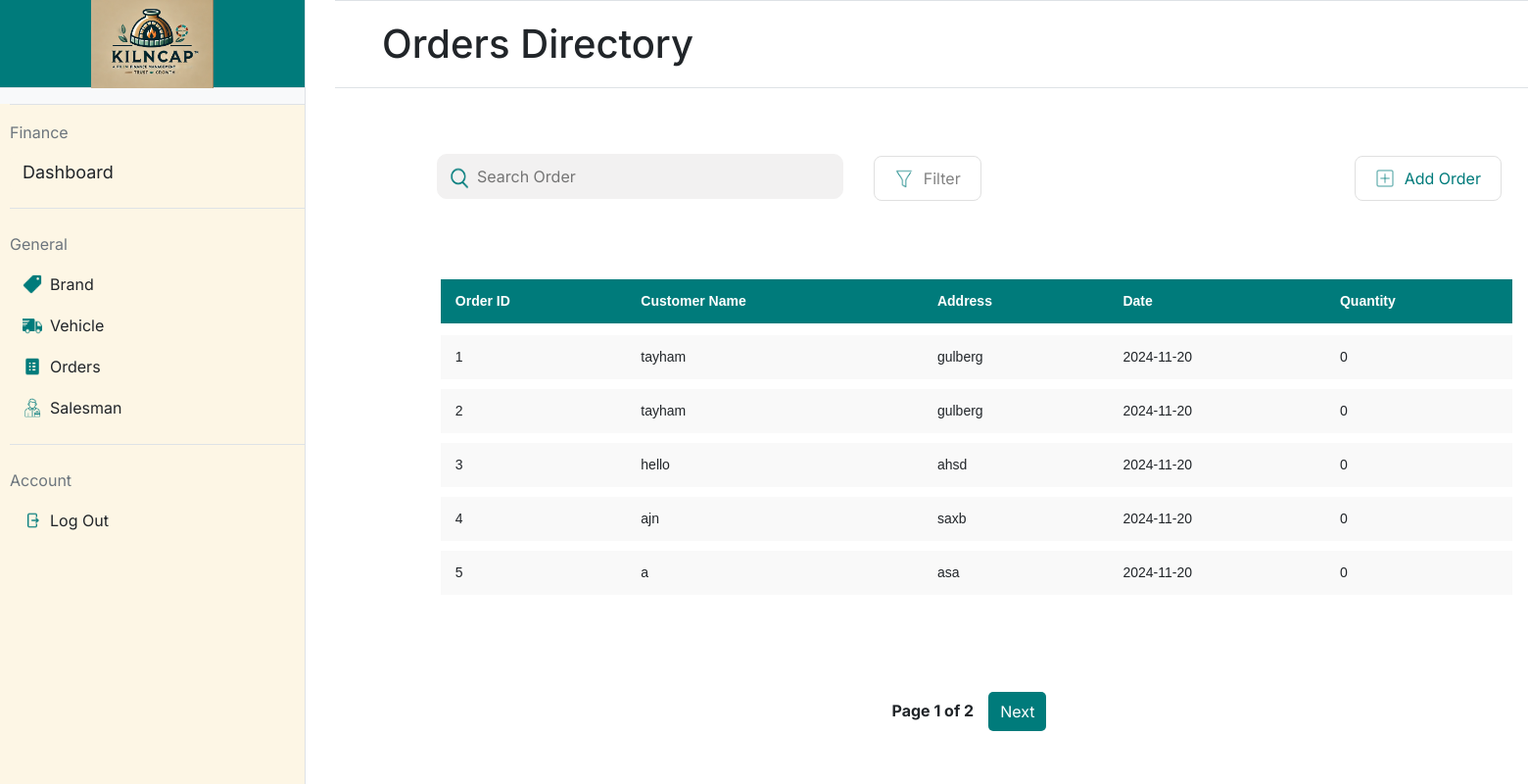
Page /orders on the earlier database version.
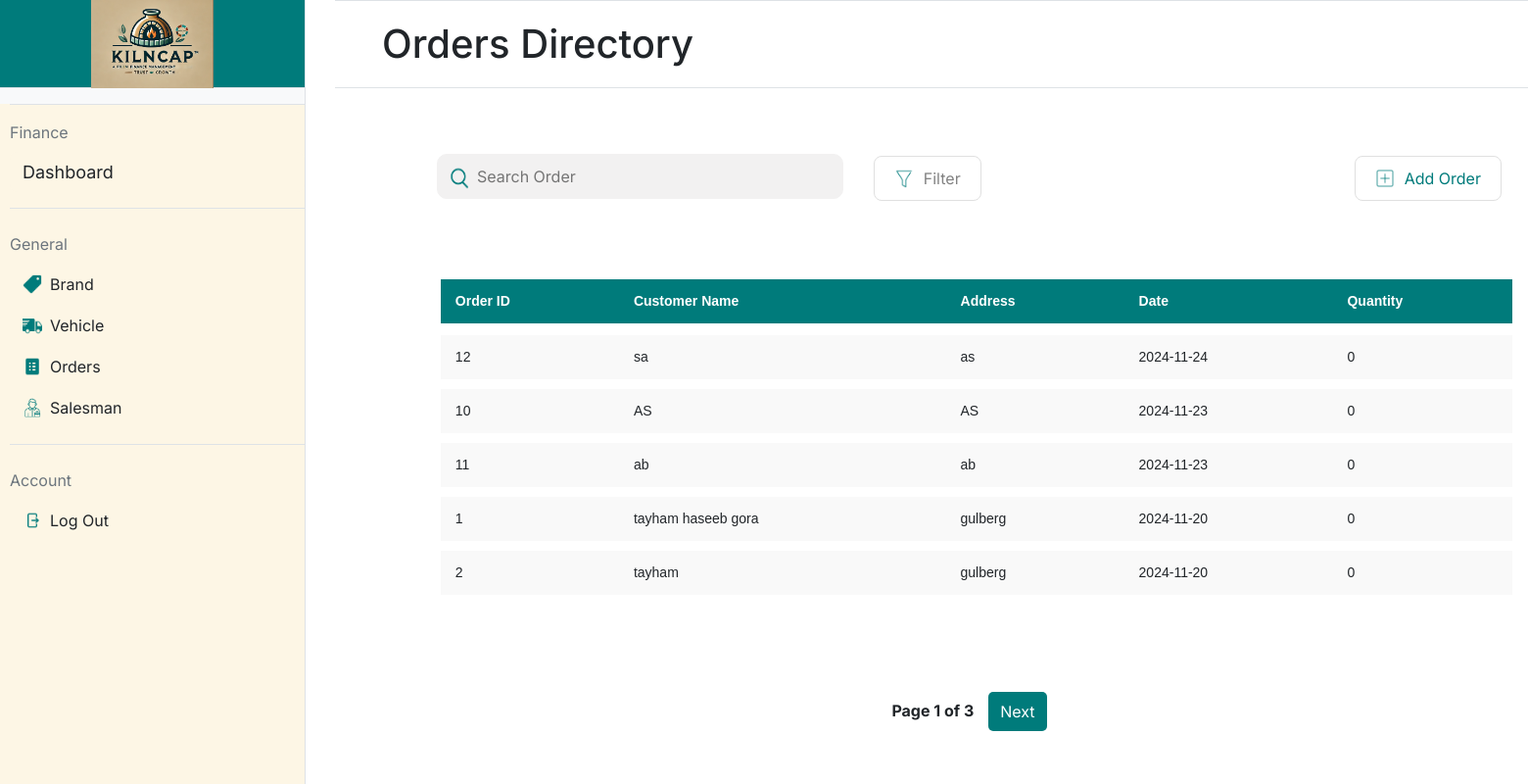
Same page on the later database version.
### app.py (models this page shows, shortened)
class Order(db.Model):
    __tablename__ = 'orders'
    id = db.Column(db.Integer, primary_key=True)
    customer_name = db.Column(db.String(50), nullable=False)
    contact = db.Column(db.String(15), nullable=False)  # Customer contact number
    address = db.Column(db.String(150), nullable=False)  # Delivery address
    vehicle_reg_number = db.Column(db.String(20), nullable=True)  # Vehicle registration number
    vehicle_rent = db.Column(db.Float, nullable=True)  # Rent cost of the vehicle
    labor_cost = db.Column(db.Float, nullable=True)  # Cost of labor
    salesman_name = db.Column(db.String(50), nullable=True)  # Salesperson name
    date = db.Column(db.Date, nullable=False, default=datetime.utcnow)  # Order date
    items = db.relationship('Item', backref='order', cascade="all, delete-orphan")  # Relationship to Item

### app.py (the view)
@app.route('/orders', methods=['GET'])
def orders():
    page = request.args.get('page', 1, type=int)  # Get the current page number, default is 1
    per_page = 5  # Number of orders per page
    orders_paginated = Order.query.order_by(Order.date.desc()).paginate(page=page, per_page=per_page)
    return render_template('orders.html', orders=orders_paginated.items, pagination=orders_paginated)

### templates/orders.html (shortened to what this page needs)
{% extends "base.html" %}
{% block title %}
    <link rel="stylesheet" href="static/orders.css">
{% endblock %}
{% block mainheading %}
Orders Directory
{% endblock %}
{% block maincontent %}
    <div>
        <table style="padding-left: 5.5%;">
            <form action="{{ url_for('orders_list_buttons') }}" method="post">
                <td style="width:40%; padding-left: 85px;">
                    <div style="position: relative; width: 100%;">
                        <img src="/static/icons/search-icon.png"
                             alt="Search Icon"
                             style="position: absolute; left: 7px; top: 60%; transform: translateY(-50%); width: 30px; height: 30px;">
                        <input type="text"
                               placeholder="Search Order"
                               style="width: 100%; padding-left: 40px;">
                    </div>
                </td>
                <td style="width:10%;padding-left: 30px;padding-top:15px">
                    <button class="styled-button" name="button" value="filter_order">
                        <img src="/static/icons/filter-icon.png" alt="Icon" class="button-icon">
                        Filter
                    </button>
                </td>
                <td style="padding-left: 380px;padding-top:15px">
                    <button class="styled-button" name="button" value="add_order">
                        <img src="/static/icons/add-icon.png" alt="Icon" class="button-icon">
                        <div style="color:#007B7B">Add Order</div>
                    </button>
                </td>
            </form>
        </table>
    <div style="padding: 5.5%;">
        <table class="styled-table" style="padding-left: 20px; width: 100%; border-collapse: separate; border-spacing: 0 10px;" >
            <thead>
                <tr>
                    <th>Order ID</th>
                    <th>Customer Name</th>
                    <th>Address</th>
                    <th>Date</th>
                    <th>Quantity</th>
                </tr>
            </thead>
            <tbody>
                {% for order in orders %}
                <tr data-url="{{ url_for('order_details', order_id=order.id) }}" onclick="redirectToDetails(this)" style="cursor: pointer;">
                    <td>{{ order.id }}</td>
                    <td>{{ order.customer_name }}</td>
                    <td>{{ order.address }}</td>
                    <td>{{ order.date.strftime('%Y-%m-%d') }}</td>
                    <td>
                        {% set total_quantity = 0 %}
                        {% for item in order.items %}
                            {% set total_quantity = total_quantity + item.quantity %}
                        {% endfor %}
                        {{ total_quantity }}
                    </td>
                </tr>
                {% endfor %}
            </tbody>
        </table>
    </div>
    <div class="pagination">
        <span style="padding-top: 7px;">Page {{ pagination.page }} of {{ pagination.pages }}</span>
        {% if pagination.has_next %}
        <a href="{{ url_for('orders', page=pagination.next_num) }}">Next</a>
        {% endif %}
    </div>
    </div>
{% endblock %}

Differences in the rows shown:
no longer on this page (row unchanged): Order: id "3", customer_name "hello", address "ahsd", date "2024-11-20", total_quantity "0"
no longer on this page (row unchanged): Order: id "4", customer_name "ajn", address "saxb", date "2024-11-20", total_quantity "0"
no longer on this page (row unchanged): Order: id "5", customer_name "a", address "asa", date "2024-11-20", total_quantity "0"
added Order: id "12", customer_name "sa", address "as", date "2024-11-24", total_quantity "0"
added Order: id "10", customer_name "AS", address "AS", date "2024-11-23", total_quantity "0"
added Order: id "11", customer_name "ab", address "ab", date "2024-11-23", total_quantity "0"
changed Order id 1: customer_name "tayham" → "tayham haseeb gora"
Other differences:
{{ pagination.pages }}: "2" → "3"
